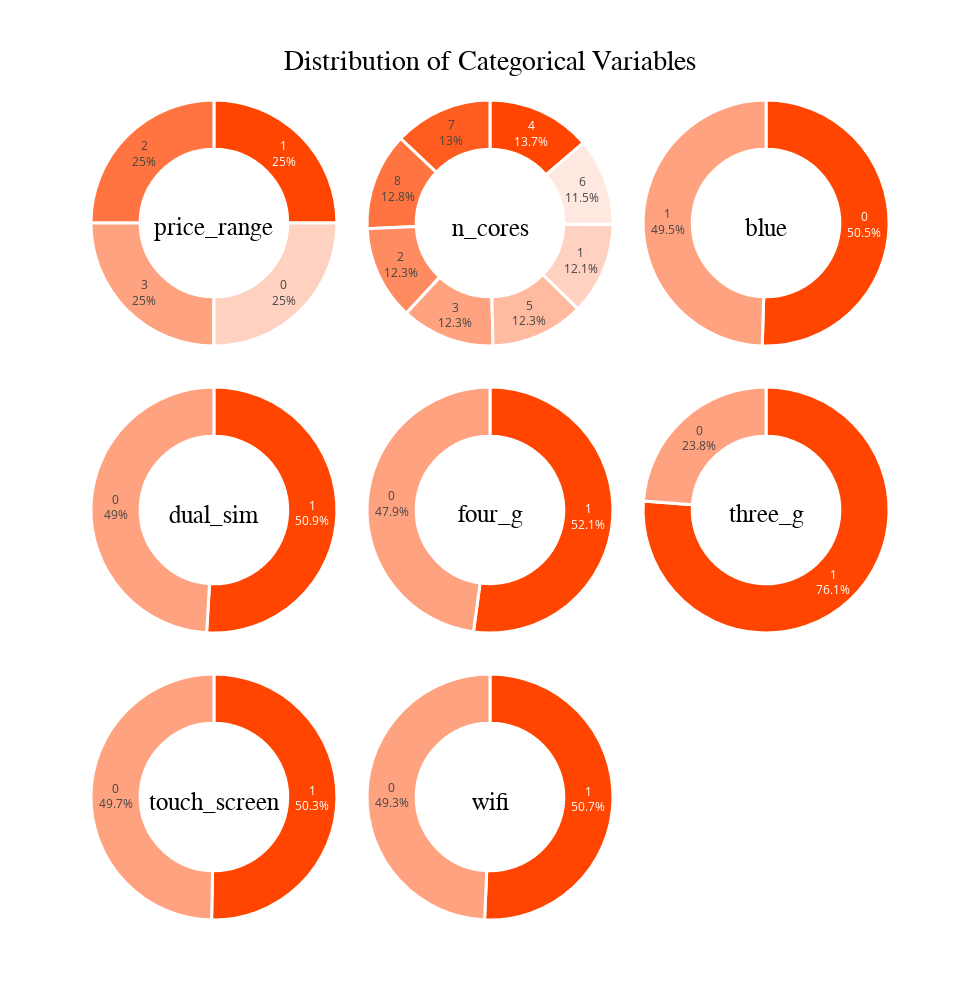

Here is the notebook cell this chart was saved with:
### Code cell
# Create the subplots
fig = make_subplots(rows=3, cols=3, specs=[[{'type':'domain'}]*3]*3, vertical_spacing=0.05, horizontal_spacing=0.01)

# Loop through all the features and add the pie chart to the subplot
for i, feature in enumerate(df_catégorielles.columns):
    value_counts = df_catégorielles[feature].value_counts()
    labels = value_counts.index.tolist()
    values = value_counts.values.tolist()

    # Define color map based on orangered color
    cmap = colors.LinearSegmentedColormap.from_list("orangered", ["orangered", "white"])
    norm = colors.Normalize(vmin=0, vmax=len(labels))
    color_list = [colors.rgb2hex(cmap(norm(i))) for i in range(len(labels))]

    # Create the pie chart
    pie_chart = go.Pie(
        labels=labels,
        values=values,
        hole=0.6,
        marker=dict(colors=color_list, line=dict(color='white', width=3)),
        textposition='inside',
        textinfo='percent+label',
        title=feature,  # Add title with the feature name
        title_font=dict(size=25, color='black', family='Calibri')
    )

    # Add the pie chart to the subplot
    if i < 8:
        row = i // 3 + 1
        col = i % 3 + 1
        fig.add_trace(pie_chart, row=row, col=col)

# Update the layout
fig.update_layout(showlegend=False, height=1000, width=980, 
                   title={
                          'text':"Distribution of Categorical Variables",
                          'y':0.95,
                          'x':0.5,
                          'xanchor':'center',
                          'yanchor':'top',
                          'font': {'size':28, 'color':'black', 'family':'Calibri'}
                         })

# Show the plot
fig.show()

### Figure 1 — Plotly figure (JSON) as saved in the notebook; plotly's stock layout.template omitted (floating-point values rounded to 4 significant figures)
{"data": [{"domain": {"x": [0, 0.3267], "y": [0.7, 1]}, "hole": 0.6, "labels": ["1", "2", "3", "0"], "marker": {"colors": ["#ff4500", "#ff7440", "#ffa280", "#ffd1c0"], "line": {"color": "white", "width": 3}}, "textinfo": "percent+label", "textposition": "inside", "title": {"font": {"color": "black", "family": "Calibri", "size": 25}, "text": "price_range"}, "type": "pie", "values": [500, 500, 500, 500]}, {"domain": {"x": [0.3367, 0.6633], "y": [0.7, 1]}, "hole": 0.6, "labels": ["4", "7", "8", "2", "3", "5", "1", "6"], "marker": {"colors": ["#ff4500", "#ff5c20", "#ff7440", "#ff8b60", "#ffa280", "#ffbaa0", "#ffd1c0", "#ffe8e0"], "line": {"color": "white", "width": 3}}, "textinfo": "percent+label", "textposition": "inside", "title": {"font": {"color": "black", "family": "Calibri", "size": 25}, "text": "n_cores"}, "type": "pie", "values": [274, 259, 256, 247, 246, 246, 242, 230]}, {"domain": {"x": [0.6733, 1], "y": [0.7, 1]}, "hole": 0.6, "labels": ["0", "1"], "marker": {"colors": ["#ff4500", "#ffa280"], "line": {"color": "white", "width": 3}}, "textinfo": "percent+label", "textposition": "inside", "title": {"font": {"color": "black", "family": "Calibri", "size": 25}, "text": "blue"}, "type": "pie", "values": [1010, 990]}, {"domain": {"x": [0, 0.3267], "y": [0.35, 0.65]}, "hole": 0.6, "labels": ["1", "0"], "marker": {"colors": ["#ff4500", "#ffa280"], "line": {"color": "white", "width": 3}}, "textinfo": "percent+label", "textposition": "inside", "title": {"font": {"color": "black", "family": "Calibri", "size": 25}, "text": "dual_sim"}, "type": "pie", "values": [1019, 981]}, {"domain": {"x": [0.3367, 0.6633], "y": [0.35, 0.65]}, "hole": 0.6, "labels": ["1", "0"], "marker": {"colors": ["#ff4500", "#ffa280"], "line": {"color": "white", "width": 3}}, "textinfo": "percent+label", "textposition": "inside", "title": {"font": {"color": "black", "family": "Calibri", "size": 25}, "text": "four_g"}, "type": "pie", "values": [1043, 957]}, {"domain": {"x": [0.6733, 1], "y": [0.35, 0.65]}, "hole": 0.6, "labels": ["1", "0"], "marker": {"colors": ["#ff4500", "#ffa280"], "line": {"color": "white", "width": 3}}, "textinfo": "percent+label", "textposition": "inside", "title": {"font": {"color": "black", "family": "Calibri", "size": 25}, "text": "three_g"}, "type": "pie", "values": [1523, 477]}, {"domain": {"x": [0, 0.3267], "y": [0, 0.3]}, "hole": 0.6, "labels": ["1", "0"], "marker": {"colors": ["#ff4500", "#ffa280"], "line": {"color": "white", "width": 3}}, "textinfo": "percent+label", "textposition": "inside", "title": {"font": {"color": "black", "family": "Calibri", "size": 25}, "text": "touch_screen"}, "type": "pie", "values": [1006, 994]}, {"domain": {"x": [0.3367, 0.6633], "y": [0, 0.3]}, "hole": 0.6, "labels": ["1", "0"], "marker": {"colors": ["#ff4500", "#ffa280"], "line": {"color": "white", "width": 3}}, "textinfo": "percent+label", "textposition": "inside", "title": {"font": {"color": "black", "family": "Calibri", "size": 25}, "text": "wifi"}, "type": "pie", "values": [1014, 986]}], "layout": {"height": 1000, "showlegend": false, "title": {"font": {"color": "black", "family": "Calibri", "size": 28}, "text": "Distribution of Categorical Variables", "x": 0.5, "xanchor": "center", "y": 0.95, "yanchor": "top"}, "width": 980}}
